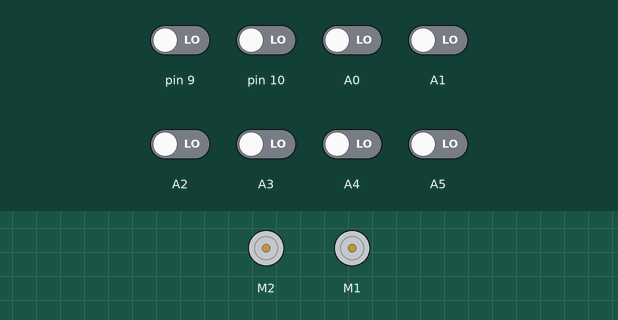
Recording of a sketch running on a simulated Arduino Uno, built with avr-gcc and run on an emulated ATmega328P. On the bench: 2 × DC motor (green arrow = forward, orange = backward, longer = faster). The inputs (shaded band) are chosen by the test bench; at power-on: A0–5, pin 9, pin 10 LOW.

Above: at 0.1 s.
At 2.2 s:
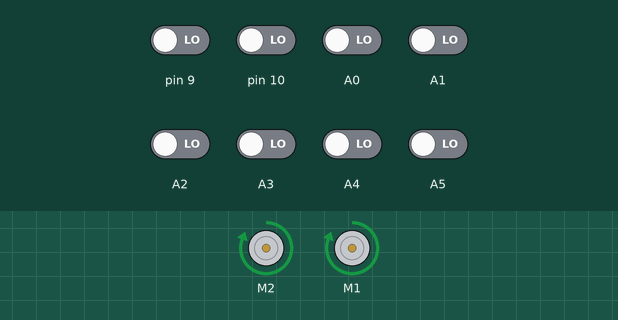
2.3 s: pin 9 driven HIGH
5.3 s: pin 9 driven LOW and pin 10 driven HIGH and A0 driven HIGH and A1 driven HIGH and A2 driven HIGH
8.3 s: pin 10 driven LOW
11.3 s: pin 10 driven HIGH
At 12.3 s:
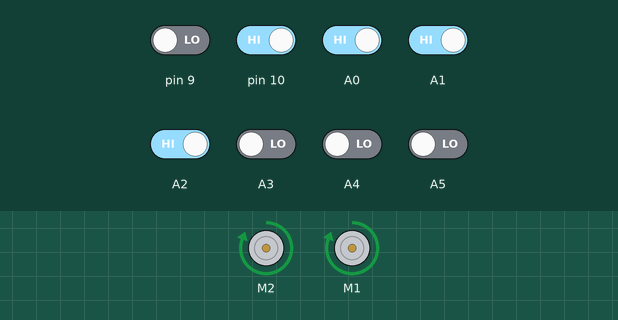
Timing chart, 0 to 65.1 s (numbered marks = the images above; inputs shaded):
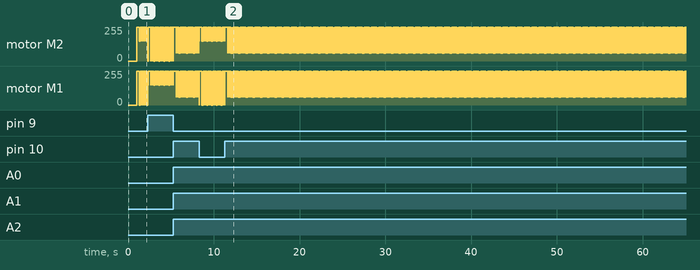

Measured:
- by itself, motor M2, motor M1: alternates forward 255/255 for 0.05 s and forward 60/255 for 0.02 s

The sketch:

Line_Follower_For_2019_MRG_Final.ino
```cpp
#include <QTRSensors.h>
#include <AFMotor.h>

AF_DCMotor m_left(2, MOTOR12_1KHZ);
AF_DCMotor m_right(1, MOTOR12_1KHZ);

float Kp = 2;  //1
float Kd = 5;  //.4

int base_speed = 60;  // vary base motor speed according to voltage
int bot_position = 0;
int error = 0;
unsigned int sensors[8];
int proportional = 0;
int derivative = 0;
int last_proportional = 0;

#define NUM_SENSORS 8
#define TIMEOUT 2500  //waits for 2500 us for sensor outputs to go low
#define EMITTER_PIN 2
#define DEBUG 0

QTRSensorsRC qtrrc((unsigned char[]){ A0, A1, A2, A3, A4, A5, 9, 10 }, NUM_SENSORS, TIMEOUT,
                   EMITTER_PIN);
unsigned int sensorValues[NUM_SENSORS];

void setup() {
  // Serial.begin(1000);
  // auto_calibration();
  bot_stop();
  delay(1000);
}

void loop() {
  m_left.setSpeed(255);
  m_right.setSpeed(255);
  m_left.run(FORWARD);
  m_right.run(FORWARD);
  pid_calc();
  motor_drive();
}

void auto_calibration() {
  for (int i = 0; i < 250; i++) {
    qtrrc.calibrate(QTR_EMITTERS_ON);
    delay(20);
    //if(i < 50) left();
    //else if (i > 50 && i < 120) right();
    //else if (i > 120 && i < 170) left();
  }

  if (DEBUG) {
    for (int i = 0; i < NUM_SENSORS; i++) {
      qtrrc.calibratedMinimumOn[i];
    }

    for (int i = 0; i < NUM_SENSORS; i++) {
      qtrrc.calibratedMaximumOn[i];
    }
  }
}

void pid_calc() {
  bot_position = qtrrc.readLine(sensors);
  Serial.println(bot_position);
  proportional = bot_position - 2500;
  derivative = proportional - last_proportional;
  last_proportional = proportional;

  error = (Kp * proportional) + (Kd * derivative);
  Serial.println(error);
}

void motor_drive() {
  int left_motor_speed;
  int right_motor_speed;

  left_motor_speed = base_speed - error;
  right_motor_speed = base_speed + error;

  if (left_motor_speed < 0) left_motor_speed = 0;
  else if (left_motor_speed > 150) left_motor_speed = 150;

  if (right_motor_speed < 0) right_motor_speed = 0;
  else if (right_motor_speed > 150) right_motor_speed = 150;

  Serial.print(left_motor_speed);
  Serial.print(" ");
  Serial.println(right_motor_speed);

  m_left.setSpeed(left_motor_speed);
  m_right.setSpeed(right_motor_speed);
  m_left.run(FORWARD);
  m_right.run(FORWARD);
}

void left() {
  m_left.setSpeed(255);
  m_right.setSpeed(255);
  m_left.run(BACKWARD);
  m_right.run(FORWARD);
}

void right() {
  m_left.setSpeed(255);
  m_right.setSpeed(255);
  m_left.run(FORWARD);
  m_right.run(BACKWARD);
}

void bot_stop() {
  m_left.setSpeed(0);
  m_right.setSpeed(0);
  m_left.run(FORWARD);
  m_right.run(FORWARD);
}
```
